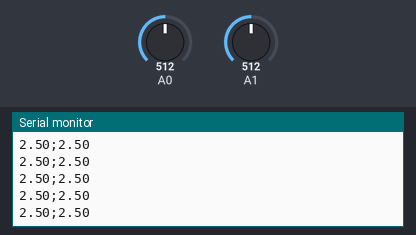
Recording of a sketch running on a simulated Arduino Uno, built with avr-gcc and run on an emulated ATmega328P. Shown: the last lines printed to the serial monitor. The inputs (shaded band) are chosen by the test bench; at power-on: A0 = 512, A1 = 512.

Above: at 1.2 s.
1.3 s: A0 set to 716
At 1.31 s:
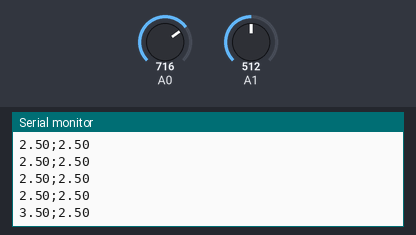
2.8 s: A1 set to 716
At 2.82 s:
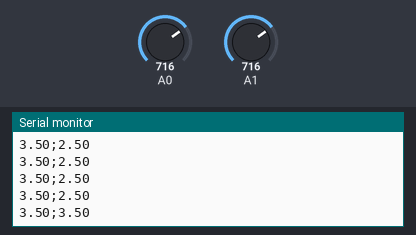
4.3 s: A0 set to 900
At 4.33 s:
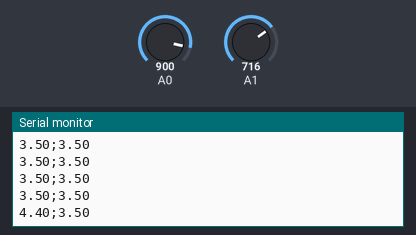
5.8 s: A1 set to 900
At 5.84 s:
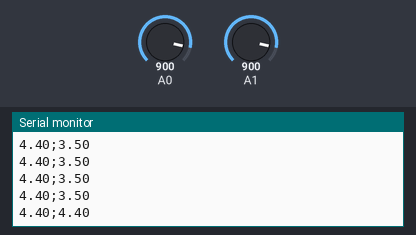
Timing chart, 0 to 8.3 s (numbered marks = the images above; inputs shaded):
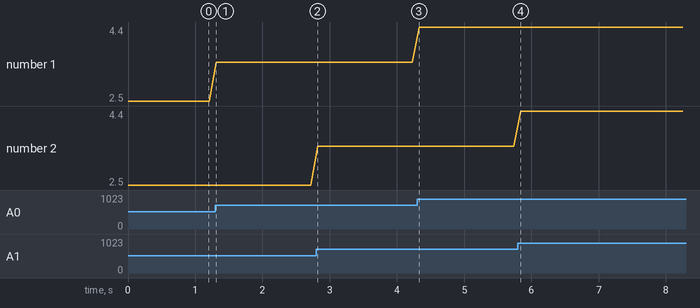

Measured:
- after the input at 1.3 s, the serial monitor: prints a new line at once (image 1)
- after the input at 2.8 s, the serial monitor: prints a new line at once (image 2)
- after the input at 4.3 s, the serial monitor: prints a new line at once (image 3)
- after the input at 5.8 s, the serial monitor: prints a new line at once (image 4)
- plotted number 1: 2.5 → 3.5 after the input at 1.3 s, 3.5 → 4.4 after the input at 4.3 s

The sketch:

ReadAnalogVoltagefingertribo12.ino
```cpp
void setup()
{
  Serial.begin(9600);
}

void loop() {
  int sensorValue0 = analogRead(A0);
  int sensorValue1 = analogRead(A1);

  float voltage0 =  sensorValue0  * (5.0 / 1023.0);
  float voltage1 =  sensorValue1  * (5.0 / 1023.0);

  Serial.println(String(voltage0) + ";" + String(voltage1));
  delay(100);
  Serial.flush();
}
```
